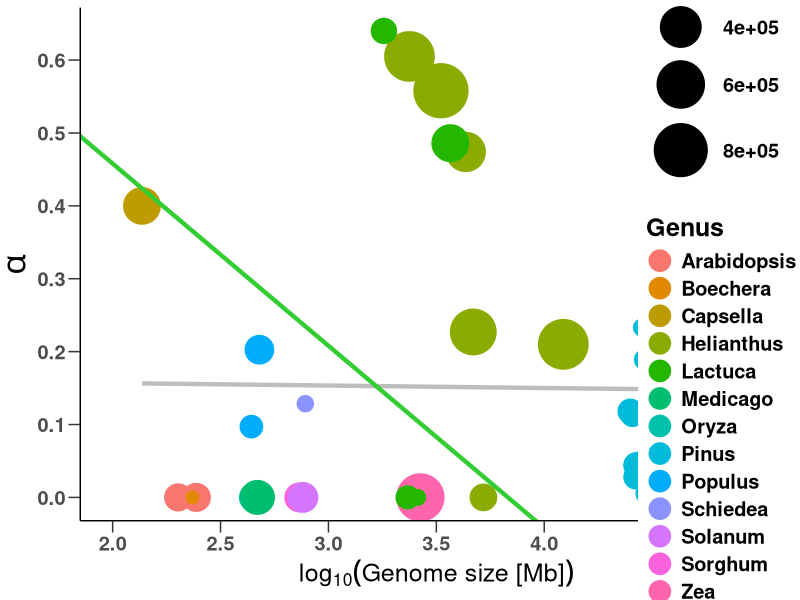

Here is the R script that generated this plot:
## ---- chunk 1
knitr::opts_chunk$set(echo = TRUE)
## ---- chunk 2

library(ggplot2)
library(cowplot)
library(viridis)
alpha_raw <- read.csv("../data/alpha_values.csv",header = T)
## ---- chunk 3

myshapes <- data.frame(name=factor(alpha_raw$genus),
                       num=as.numeric(factor(alpha_raw$genus)))
shapes <- as.numeric(factor(alpha_raw$genus))
shapes <- replace(shapes,shapes<=3,16)
shapes <- replace(shapes,shapes>=9,16)
shapes <- replace(shapes,shapes==6,16)
shapes <- replace(shapes,shapes==7,16)
shapes <- replace(shapes,shapes==4,17) # Helianthus triangle
shapes <- replace(shapes,shapes==8,18)  #Pinus dimond
shapes <- replace(shapes,shapes==5,15)  # Lactuca box
myshapes$shapes <- shapes

aplot <- ggplot(alpha_raw, aes(x=log(genome_1C_mb,10), 
                               y=derived_alpha)) +
 geom_smooth(data=alpha_raw,aes(x=log(genome_1C_mb,10),y=derived_alpha),method = "lm", se = FALSE,color='grey',size=1.5)+
  geom_point(aes(color=genus,size=Ne)) + 
  scale_size_continuous(range = c(4, 18))+ 
  scale_x_continuous(breaks = seq(2, 5.5, by = 0.5),
                     limits = c(2,5)) + 
  scale_y_continuous(breaks = seq(0, .6, by = 0.1)) + 
  theme_classic() + 
  theme(legend.position = c(0.9, 0.5),
        text = element_text(face="bold",size = 18),
        axis.ticks.length=unit(3,"mm"),
        axis.title.y = element_text(size = 24,face='bold')) + 
    guides(colour = guide_legend(override.aes = list(size=7))) +
  labs(x = expression(log[10]("Genome size [Mb]")), 
       y = expression(alpha),
       colour = "Genus",size=expression(paste(N[e]))) +
  # Add phylogenetically corrected regression line
  geom_abline(intercept=0.958,slope=-0.250,color='limegreen',size=1.5)

aplot
#ggsave("../figure/Figure3_alpha_GS.png",plot = aplot,width = 12.5,height = 8)
